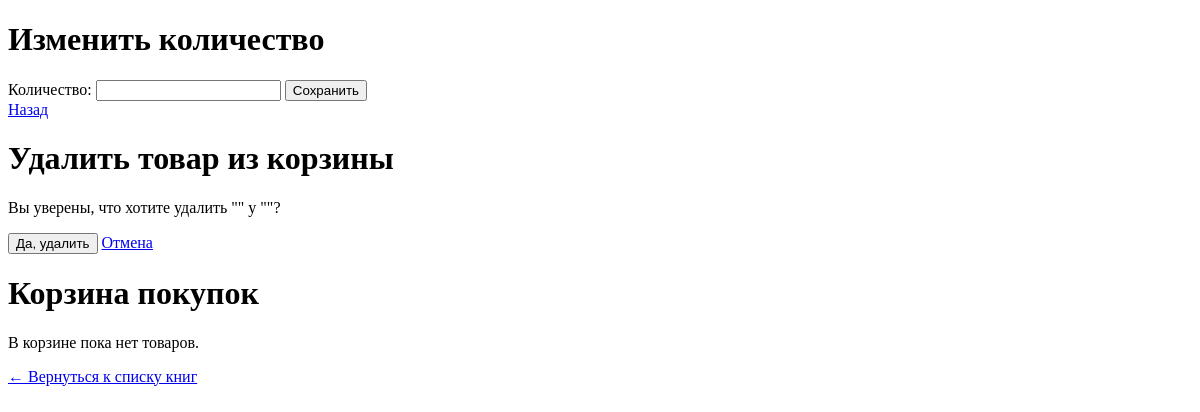
Page /basket/ on the earlier database version.
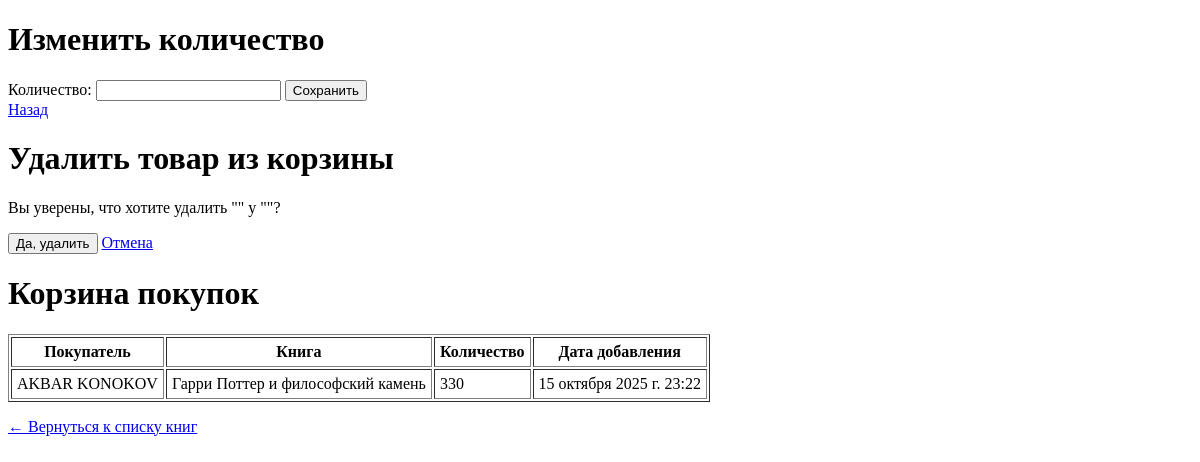
Same page on the later database version.
### basket/models.py (models this page shows, shortened)
class BasketItem(models.Model):
    customer = models.ForeignKey(Customer, on_delete=models.CASCADE)
    book = models.ForeignKey(Book, on_delete=models.CASCADE)
    quantity = models.PositiveIntegerField(default=1)
    added_at = models.DateTimeField(auto_now_add=True)

class Customer(models.Model):
    name = models.CharField(max_length=100)
    email = models.EmailField()
    phone = models.CharField(max_length=20, blank=True)

### books/models.py (models this page shows, shortened)
class Book(models.Model):
    title = models.CharField(max_length=255)
    description = models.TextField()
    image = models.ImageField(upload_to='books/')
    quantity_page = models.PositiveIntegerField()
    author = models.CharField(max_length=255)
    book_audio = models.URLField()
    created_at = models.DateTimeField(auto_now_add=True)

### basket/views.py (the view)
# urls.py: path('', views.BasketListView.as_view(), name='basket_list'),
class BasketListView(ListView):
    model = BasketItem
    template_name = 'basket/basket_list.html'
    context_object_name = 'basket_items'

### templates3/basket/basket_list.html (shortened to what this page needs)
<!DOCTYPE html>
<html>
<head>
</head>
<body>
<h1>Изменить количество</h1>
<form method="post">
    <label>Количество:</label>
    <input type="number" name="quantity" value="{{ item.quantity }}" min="1">
    <button type="submit">Сохранить</button>
</form>
<a href="{% url 'basket_list' %}">Назад</a>
<h1>Удалить товар из корзины</h1>
<p>Вы уверены, что хотите удалить "{{ item.book.title }}" у "{{ item.customer.name }}"?</p>
<form method="post">
    <button type="submit">Да, удалить</button>
    <a href="{% url 'basket_list' %}">Отмена</a>
</form>
<h1>Корзина покупок</h1>
{% if basket_items %}
<table border="1" cellpadding="5">
    <tr>
        <th>Покупатель</th>
        <th>Книга</th>
        <th>Количество</th>
        <th>Дата добавления</th>
    </tr>
    {% for item in basket_items %}
    <tr>
        <td>{{ item.customer.name }}</td>
        <td>{{ item.book.title }}</td>
        <td>{{ item.quantity }}</td>
        <td>{{ item.added_at }}</td>
    </tr>
    {% endfor %}
</table>
{% else %}
<p>В корзине пока нет товаров.</p>
{% endif %}
<p><a href="{% url 'books_list' %}">← Вернуться к списку книг</a></p>
</body>
</html>

Differences in the rows shown:
added BasketItem: customer.name "AKBAR KONOKOV", book "Гарри Поттер и философский камень", quantity "330", added_at "15 октября 2025 г. 23:22"
Other differences:
text no longer shown: "В корзине пока нет товаров."
text now shown: "Покупатель Книга Количество Дата добавления"
